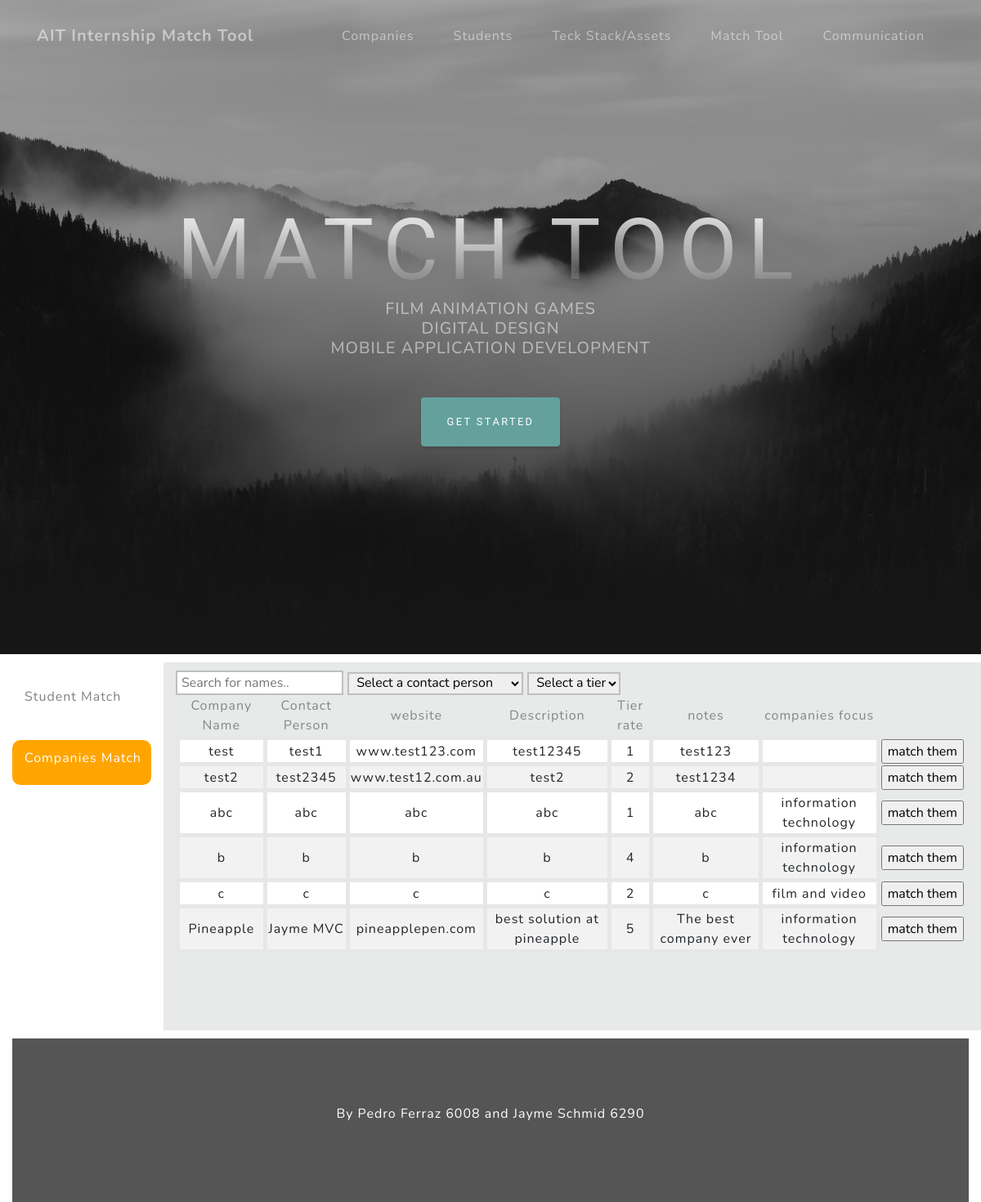
The app's page /StudentMatch_companies.php, older data.
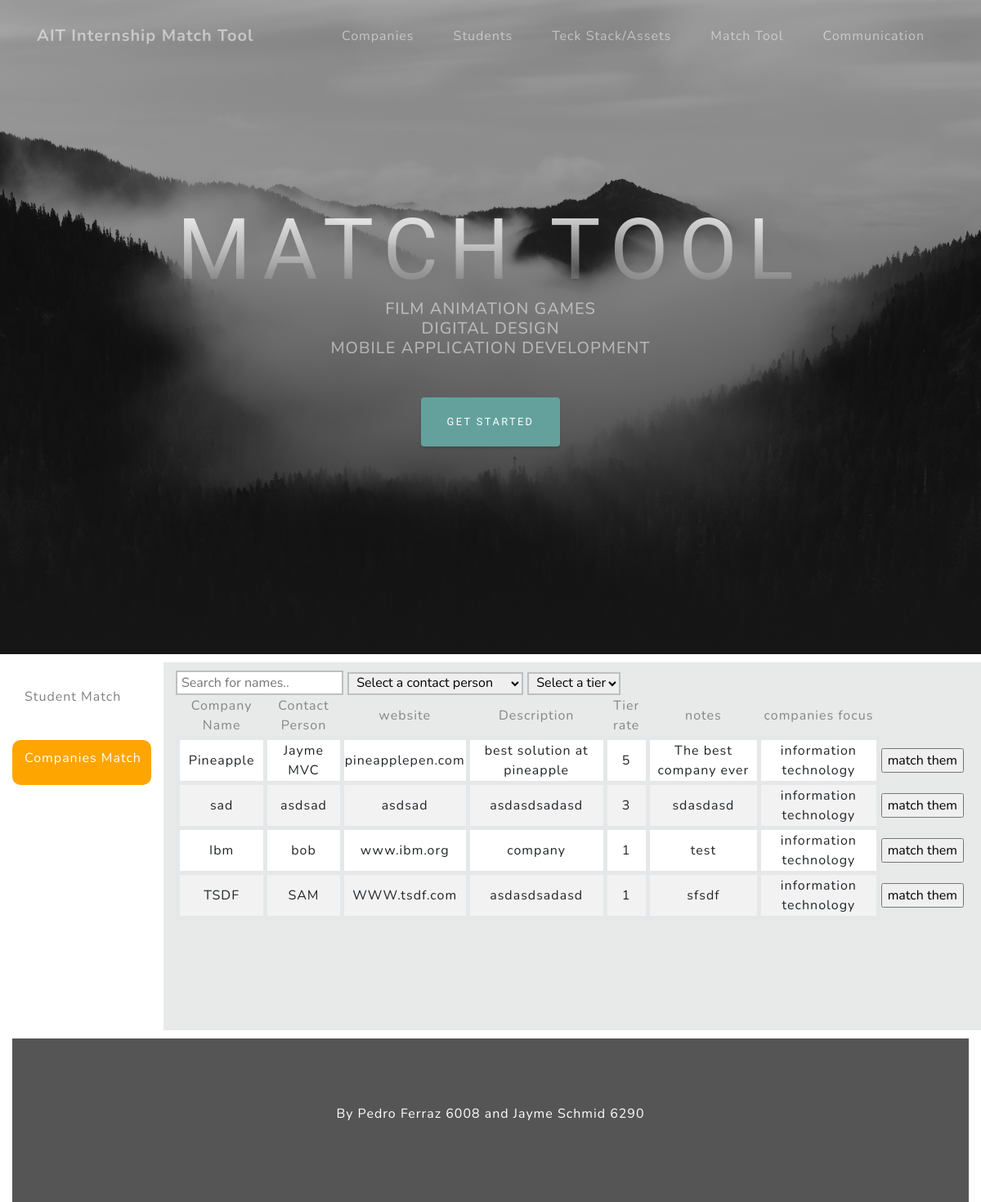
The same page, newer data.
### tables this page shows
CREATE TABLE `company` (
  `company_id` int(11) NOT NULL,
  `company_name` varchar(300) NOT NULL,
  `contact_person` varchar(300) NOT NULL,
  `website` varchar(300) NOT NULL,
  `description` varchar(300) NOT NULL,
  `tier_rate` int(11) NOT NULL,
  `notes` varchar(300) NOT NULL,
  `TypeOfCompany` varchar(300) DEFAULT NULL,
  `Focus` varchar(300) NOT NULL
);

### StudentMatch_companies.php (the view, shortened to what this page needs)
<?php
if (session_id() == '' || !isset($_SESSION)) {
    $servername = "localhost";
$username = "root";
$password = "";
$dbname = "internshipdatabase";
    try{
    $conn = new mysqli($servername, $username, $password, $dbname);
$sql = "SELECT company_id,company_name,contact_person,website,description,tier_rate,notes,TypeOfCompany FROM company";
}
    catch(PDOException $e){
    echo $sql . "<br>" . $e->getMessage();
}
}
 else {
    echo "0 results";
}
?>
<!DOCTYPE html>
<html lang="en">
    <head>
        <link rel="stylesheet" href="https://maxcdn.bootstrapcdn.com/bootstrap/4.3.1/css/bootstrap.min.css">
        <link rel="stylesheet" type="text/css" href="Styles.css">
  <link href="vendor/bootstrap/css/bootstrap.min.css" rel="stylesheet">
  <link href="vendor/fontawesome-free/css/all.min.css" rel="stylesheet">
  <link href="css/grayscale.min.css" rel="stylesheet">
    </head>
    <?php include('navigation.php'); ?>
      <header class="masthead" >
    <div class="container d-flex h-100 align-items-center">
      <div class="mx-auto text-center">
        <h1 class="mx-auto my-0 text-uppercase">Match Tool</h1>
        <h2 class="text-white-50 mx-auto mt-2 mb-5">FILM ANIMATION GAMES<br>DIGITAL DESIGN <br>MOBILE APPLICATION DEVELOPMENT</h2>
        <a href="#about" class="btn btn-primary js-scroll-trigger">Get Started</a>
      </div>
    </div>
  </header>
    <div class="container-fluid text-center">
        <div class="row content">
            <div class="col-sm-2 sidenav">
                <a class="text" href="StudentMatch.php">
                    <div class="well2">
                        <p class="t2">Student Match</p>
                    </div>
                </a>
                <a class="text" >
                    <div class="well1">
                        <p class="t2">Companies Match </p>
                    </div>
                </a>
            </div>
            <div class="col-sm-10 text-left content">
                <input type="text" id="myInput" onkeyup="myFunction()" placeholder="Search for names.."
                    title="Type in a name">
                <select id="mySelect1" onchange="myFunction2()">
                    <option value="" disabled selected>Select a contact person </option>
                </select>
                <select id="mySelect" onchange="myFunction1()">
                    <option value="" disabled selected>Select a tier </option>
                </select>
                <table id="myTable" style="width:100%">
                    <tr class="rowhead">
                        <th class="colhead">Company Name</th>
                        <th class="colhead">Contact Person</th>
                        <th class="colhead">website</th>
                        <th class="colhead">Description</th>
                        <th class="colhead">Tier rate</th>
                        <th class="colhead">notes</th>
                        <th class="colhead">companies focus</th>
                        <th class="colhead"></th>
                    </tr>
                    <?php
    $sql = "SELECT company_id,company_name,contact_person,website,description,tier_rate,notes,TypeOfCompany FROM company";
$result = $conn->query($sql);
    while($row = $result->fetch_assoc()) {
         ?>
                    <tr  class="info-row">
                        <td class="colhead1"><?php echo $row["company_name"];?>
                        </td>
                        <td class="colhead1">
                            <?php echo $row["contact_person"];?></td>
                        <td class="colhead1">
                            <?php echo $row["website"];?></td>
                        <td class="colhead1">
                            <?php echo $row["description"];?></td>
                        <td class="colhead1">
                            <?php echo $row["tier_rate"];?></td>
                        <td class="colhead1">
                            <?php echo $row["notes"];?></td>
                        <td class="colhead1">
                            <?php echo $row["TypeOfCompany"];?></td>
                        <td>
                            <form action="StudentMatch_companies_ap.php" method=post>
                                <input class="infoBtn" type="submit"  alt="submit"
                                    fill="orange" value="match them" width="17" height="17">
                            </form>
                        </td>
                    </tr>
                    <?php } ?>
                </table>
            </div>
        </div>
        <footer id="sticky-footer" class="footer12">
            <div class="container text-center">
                <P>By Pedro Ferraz 6008 and Jayme Schmid 6290</P>
            </div>
        </footer>
        </body>
</html>

Row changes from the older to the newer data that the page shows:
removed company: company_name "test", contact_person "test1", website "www.test123.com", description "test12345", tier_rate "1", notes "test123"
removed company: company_name "test2", contact_person "test2345", website "www.test12.com.au", description "test2", tier_rate "2", notes "test1234"
removed company: company_name "abc", contact_person "abc", website "abc", description "abc", tier_rate "1", notes "abc", TypeOfCompany "information technology"
removed company: company_name "b", contact_person "b", website "b", description "b", tier_rate "4", notes "b", TypeOfCompany "information technology"
removed company: company_name "c", contact_person "c", website "c", description "c", tier_rate "2", notes "c", TypeOfCompany "film and video"
added company: company_name "sad", contact_person "asdsad", website "asdsad", description "asdasdsadasd", tier_rate "3", notes "sdasdasd", TypeOfCompany "information technology"
added company: company_name "Ibm", contact_person "bob", website "www.ibm.org", description "company", tier_rate "1", notes "test", TypeOfCompany "information technology"
added company: company_name "TSDF", contact_person "SAM", website "WWW.tsdf.com", description "asdasdsadasd", tier_rate "1", notes "sfsdf", TypeOfCompany "information technology"
